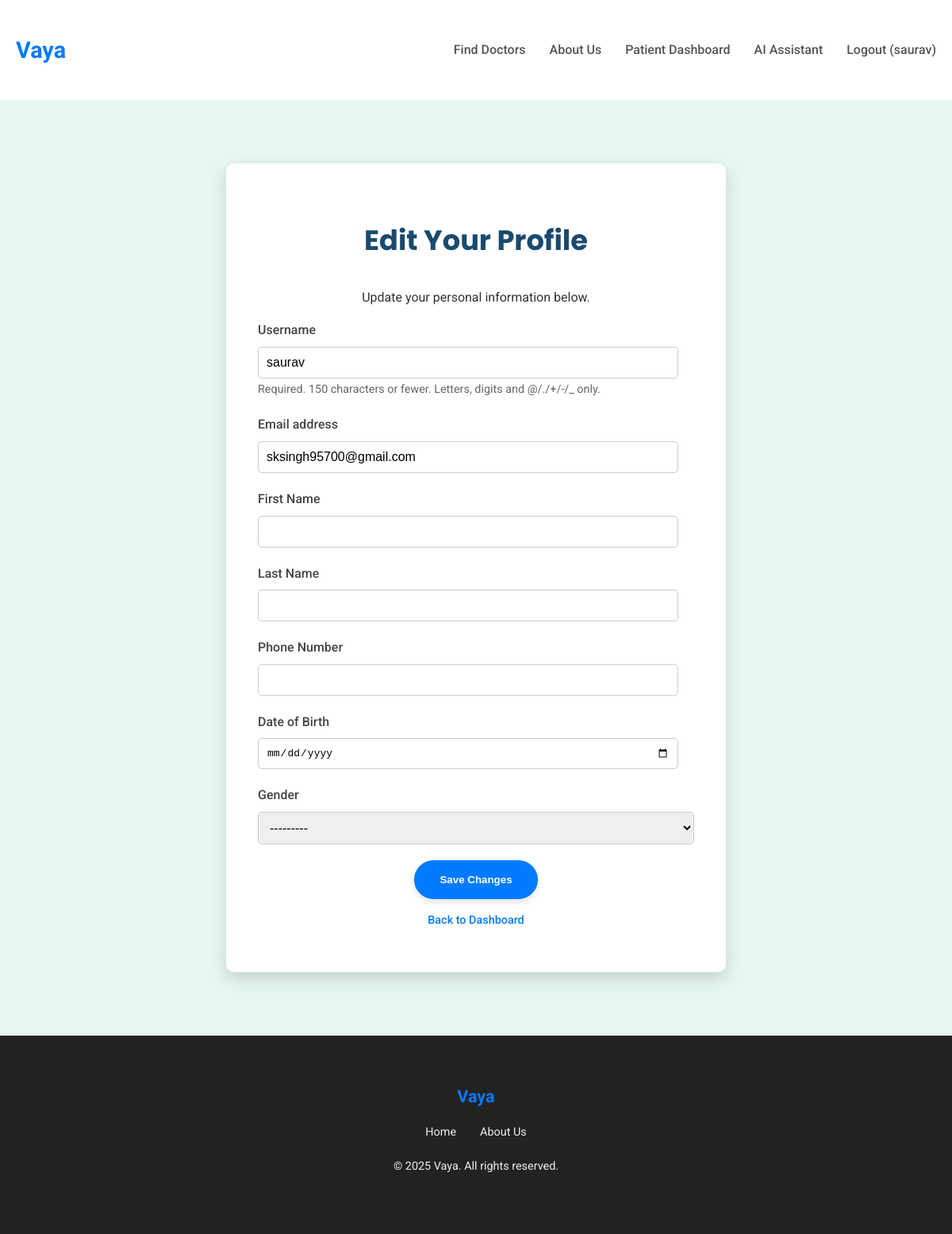
The app's page /accounts/profile/edit/ (signed in), older data.
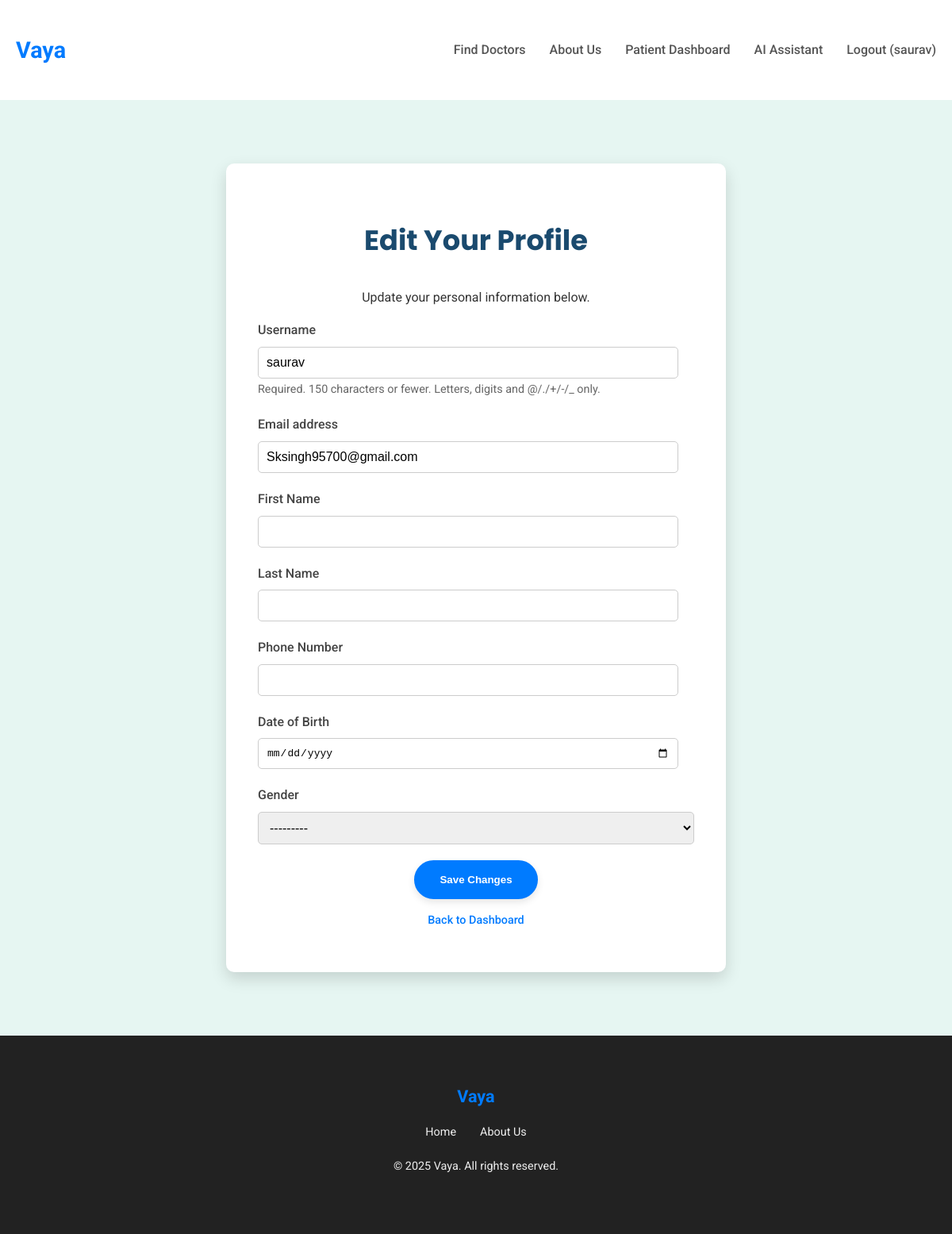
The same page, newer data.
### users/models.py (models this page shows, shortened)
class CustomUser(AbstractUser):
    phone_number = models.CharField(max_length=15, unique=True, blank=True, null=True)
    date_of_birth = models.DateField(blank=True, null=True)
    GENDER_CHOICES = [
        ('M', 'Male'),
        ('F', 'Female'),
        ('O', 'Other'),
        ('P', 'Prefer not to say'),
    ]
    gender = models.CharField(max_length=1, choices=GENDER_CHOICES, blank=True, null=True)
    groups = models.ManyToManyField(
        "auth.Group",
        verbose_name="groups",
        blank=True,
        help_text="The groups this user belongs to. A user will get all permissions granted to each of their groups.",
        related_name="customuser_set",
        related_query_name="customuser",
    )
    user_permissions = models.ManyToManyField(
        "auth.Permission",
        verbose_name="user permissions",
        blank=True,
        help_text="Specific permissions for this user.",
        related_name="customuser_set",
        related_query_name="customuser",
    )

### users/views.py (the view)
# urls.py: path('profile/edit/', views.patient_profile_edit, name='patient_profile_edit'), # <--- ADDED HERE
@login_required
def patient_profile_edit(request):
    try:
        if request.user.doctor_login_profile:
            messages.error(request, "Doctors manage their profiles via the Doctor Dashboard.")
            return redirect('doctor_dashboard')
    except Doctor.DoesNotExist:
        pass # This user is not a doctor, proceed as patient
    if request.method == 'POST':
        form = PatientProfileEditForm(request.POST, instance=request.user)
        if form.is_valid():
            form.save()
            messages.success(request, 'Your profile has been updated successfully!')
            return redirect('patient_dashboard') # Redirect back to patient dashboard
        else:
            messages.error(request, 'Please correct the errors below.')
    else:
        form = PatientProfileEditForm(instance=request.user) # Pre-populate form with current user data
    context = {
        'form': form,
    }
    return render(request, 'users/patient_profile_edit.html', context)

### users/forms.py (shortened to what this page needs)
class PatientProfileEditForm(forms.ModelForm):
    class Meta:
        model = CustomUser
        fields = [
            'username', 'email', 'first_name', 'last_name',
            'phone_number', 'date_of_birth', 'gender' # Add new fields here
        ]
        labels = {
            'first_name': 'First Name',
            'last_name': 'Last Name',
            'phone_number': 'Phone Number',
            'date_of_birth': 'Date of Birth',
            'gender': 'Gender',
        }
        widgets = {
            'username': forms.TextInput(attrs={'readonly': 'readonly'}), # Make username read-only
            'date_of_birth': forms.DateInput(attrs={'type': 'date'}), # HTML5 date input
        }

### templates/users/patient_profile_edit.html (shortened to what this page needs)
{% extends 'base.html' %}
{% block content %}
    <section class="profile-edit-section">
        <div class="container">
            <div class="profile-edit-card">
                <h2>Edit Your Profile</h2>
                <p>Update your personal information below.</p>
                <form method="post">
                    {% for field in form %}
                        <div class="form-group">
                            <label for="{{ field.id_for_label }}">{{ field.label }}</label>
                            {{ field }}
                            {% if field.help_text %}
                                <small class="help-text">{{ field.help_text }}</small>
                            {% endif %}
                        </div>
                    {% endfor %}
                    <button type="submit" class="btn-primary">Save Changes</button>
                </form>
                <div class="help-text">
                    <p><a href="{% url 'patient_dashboard' %}">Back to Dashboard</a></p>
                </div>
            </div>
        </div>
    </section>
{% endblock %}

### templates/base.html (shortened to what this page needs)
<!DOCTYPE html>
<html lang="en">
<head>
</head>
<body>
    <header>
        <div class="container navbar">
            <a href="{% url 'landing_page' %}" class="logo">Vaya</a>
            <nav>
                <ul class="nav-links">
                    {% if not user.is_authenticated or not user.doctor_login_profile.is_approved %}
                        <li><a href="{% url 'doctor_list' %}">Find Doctors</a></li>
                    {% endif %}
                    <li><a href="{% url 'about_us' %}">About Us</a></li>
                    {% if user.is_authenticated %}
                        {% if user.doctor_login_profile and user.doctor_login_profile.is_approved %}
                            <li><a href="{% url 'doctor_dashboard' %}">Doctor Dashboard</a></li>
                        {% elif user.doctor_login_profile and not user.doctor_login_profile.is_approved %}
                            <li><a href="{% url 'landing_page' %}">Profile Pending</a></li>
                        {% else %}
                            <li><a href="{% url 'patient_dashboard' %}">Patient Dashboard</a></li>
                            <li><a href="{% url 'symptom_checker' %}">AI Assistant</a></li>
                        {% endif %}
                        <li><a href="{% url 'logout' %}">Logout ({{ user.username }})</a></li>
                    {% else %}
                        <li><a href="{% url 'register_clinic' %}">For Doctors</a></li>
                        <li><a href="{% url 'login' %}">Login</a></li>
                    {% endif %}
                </ul>
            </nav>
        </div>
    </header>
    {% block content %}{% endblock %}
    <footer>
        <div class="container">
            <a href="{% url 'landing_page' %}" class="logo">Vaya</a>
            <ul class="footer-links">
                <li><a href="{% url 'landing_page' %}">Home</a></li>
                <li><a href="{% url 'about_us' %}">About Us</a></li>
            </ul>
            <p>&copy; 2025 Vaya. All rights reserved.</p>
        </div>
    </footer>
</body>
</html>

Row changes from the older to the newer data that the page shows:
changed CustomUser "saurav": email "sksingh95700@gmail.com" → "Sksingh95700@gmail.com"
